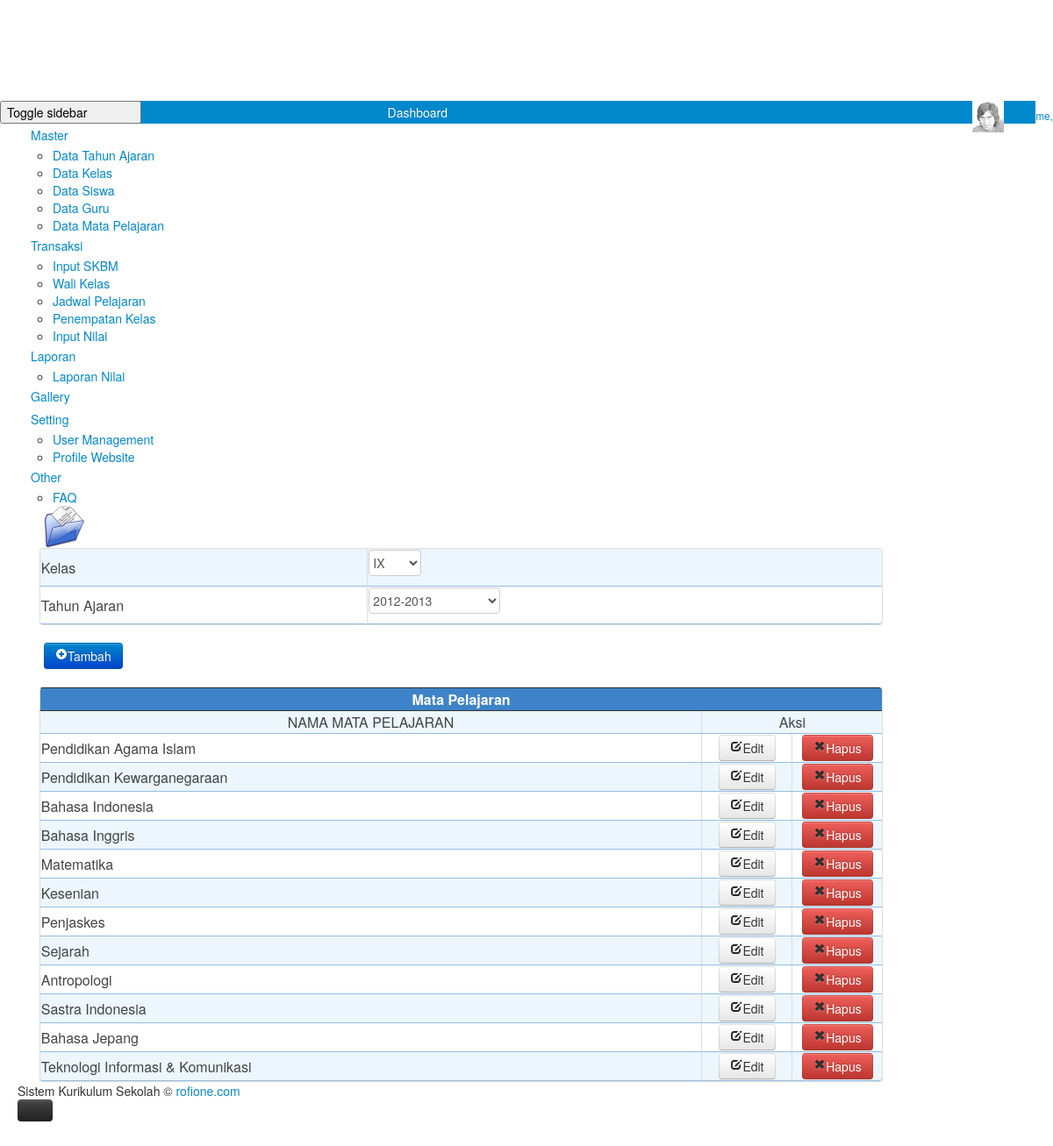
The app's page /admin/matpel.php?kelas=IX&tahun=2012-2013 with its own data.
### tables this page shows
CREATE TABLE IF NOT EXISTS `matpel` (
  `ID_MATPEL` int(10) NOT NULL AUTO_INCREMENT,
  `NAMA_MATPEL` varchar(100) DEFAULT NULL,
  `SKM` int(5) DEFAULT NULL,
  `KELAS` varchar(10) DEFAULT NULL,
  `TAHUN_AJARAN` varchar(9) DEFAULT NULL,
  `ID_GURU` smallint(6) NOT NULL,
  PRIMARY KEY (`ID_MATPEL`)
);

### admin/fungsi_nilai.php (the view, shortened to what this page needs)
<?php
function master_matpel($kls, $thn_ajaran) {
    $strsql = "select distinct id_matpel,nama_matpel,kelas from matpel where kelas='$kls' and tahun_ajaran='$thn_ajaran' order by id_matpel asc";
    $hasil = mysql_query($strsql);
    while ($row = mysql_fetch_array($hasil)) {
        $NO++;
        if ($NO % 2 == 1)
            $warna = "";
        else
            $warna = "";
        ?>
<tr bgcolor="<?php echo $warna; ?>">
    <td height="25"><?php echo $row[nama_matpel]; ?></td>
    <td width="100" align="center"><a href="?act=edit&id=<?php echo $row[id_matpel]; ?>" class="btn"><i class="icon-edit"></i>Edit</a></td>
    <td width="100" align="center"><a href="?act=del&id=<?php echo $row[id_matpel]; ?>" class="btn btn-danger"><i class="icon-remove"></i>Hapus</a></td>
</tr>
        <?php
    }
}
?>

### records on screen
matpel: NAMA_MATPEL "Pendidikan Agama Islam"
matpel: NAMA_MATPEL "Pendidikan Kewarganegaraan"
matpel: NAMA_MATPEL "Bahasa Indonesia"
matpel: NAMA_MATPEL "Bahasa Inggris"
matpel: NAMA_MATPEL "Matematika"
matpel: NAMA_MATPEL "Kesenian"
matpel: NAMA_MATPEL "Penjaskes"
matpel: NAMA_MATPEL "Sejarah"
matpel: NAMA_MATPEL "Antropologi"
matpel: NAMA_MATPEL "Sastra Indonesia"
matpel: NAMA_MATPEL "Bahasa Jepang"
matpel: NAMA_MATPEL "Teknologi Informasi & Komunikasi"

### other values on screen
form field kelas "IX"
form field tahun "2012-2013"
